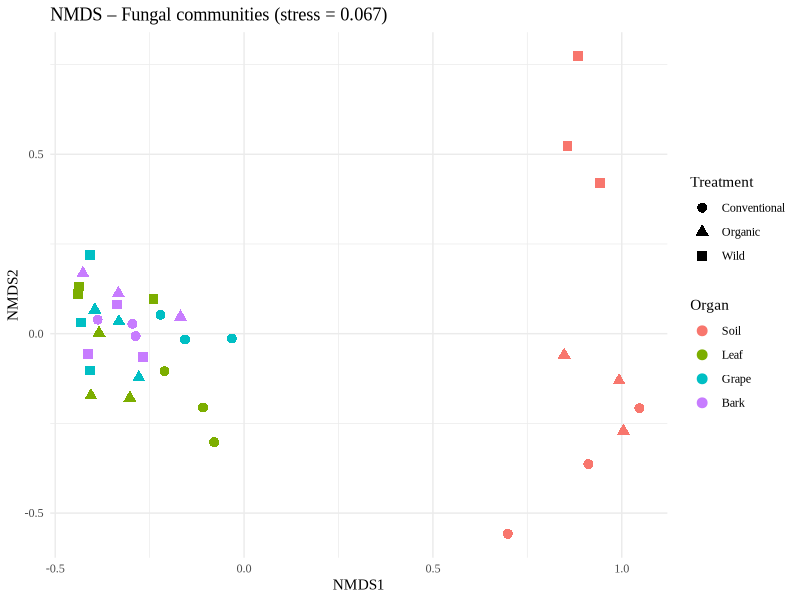
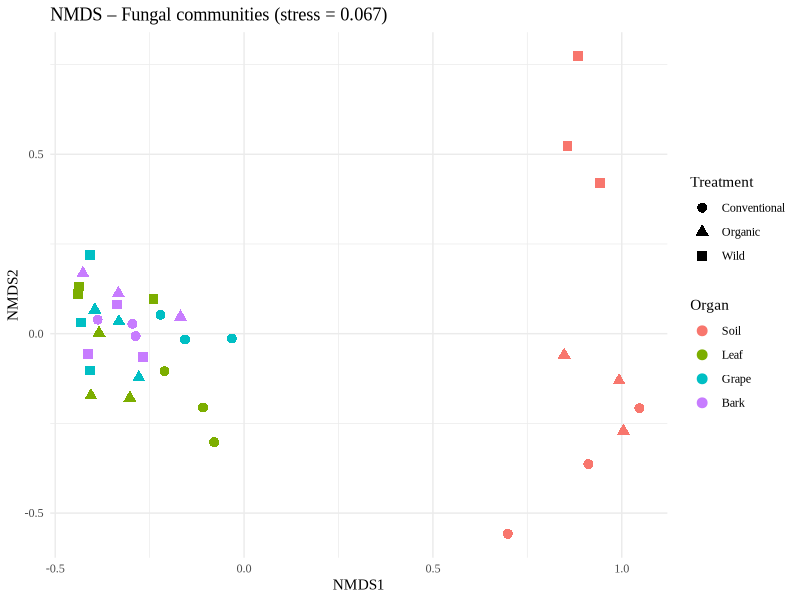

The R script that drew these images, in order:
library(vegan)
library(ggplot2)
library(Cairo)

# ---- Read data (expected: data/Figure_11.csv) ----
# Según tu descripción: columnas: Sample, Treatment, OrganMaterial, abundancias desde la col 4
dat <- read.csv("data/Figure_11.csv", sep = ",", stringsAsFactors = FALSE, check.names = FALSE)

need <- c("Sample","Treatment","OrganMaterial")
if (!all(need %in% names(dat))) {
  stop("Se esperaban columnas: Sample, Treatment, OrganMaterial en Figure_11.csv")
}

# Convertir columnas de abundancia a numérico
abund <- dat[, setdiff(names(dat), need), drop = FALSE]
abund[] <- lapply(abund, function(x) as.numeric(gsub(",", ".", as.character(x))))
abund <- abund[, colSums(!is.na(abund)) > 0, drop = FALSE]

# Filtrar filas con todo 0 o NA
row_keep <- rowSums(abund, na.rm = TRUE) > 0
abund <- abund[row_keep, , drop = FALSE]
meta  <- dat[row_keep, need, drop = FALSE]

abund_matrix <- as.matrix(abund)
rownames(abund_matrix) <- meta$Sample

meta$Treatment     <- factor(meta$Treatment)
meta$OrganMaterial <- factor(meta$OrganMaterial, levels = c("Soil","Leaf","Grape","Bark"))

# ---- NMDS ----
set.seed(123)
nmds <- metaMDS(abund_matrix, distance = "bray", k = 2, trymax = 100, autotransform = FALSE)

nmds_df <- data.frame(
  Sample = meta$Sample,
  Treatment = meta$Treatment,
  OrganMaterial = meta$OrganMaterial,
  NMDS1 = nmds$points[,1],
  NMDS2 = nmds$points[,2]
)

ttl <- sprintf("NMDS – Fungal communities (stress = %.3f)", nmds$stress)

p <- ggplot(nmds_df, aes(NMDS1, NMDS2, color = OrganMaterial, shape = Treatment)) +
  geom_point(size = 3) +
  theme_minimal(base_family = "Times New Roman") +
  labs(title = ttl, x = "NMDS1", y = "NMDS2", color = "Organ", shape = "Treatment") +
  theme(text = element_text(family = "Times New Roman"),
        legend.position = "right")

# ---- Export ----
CairoPDF("output/Figure_11.pdf", family = "Times New Roman", width = 6, height = 6)
print(p); dev.off()

tiff("output/Figure_11.tiff", width = 6, height = 6, res = 600, units = "in", type = "cairo", compression = "lzw")
print(p); dev.off()
